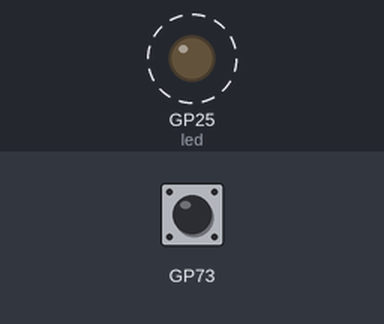
A program run on a simulated Raspberry Pi Pico running MicroPython. Shown: output pins drawn as LEDs (lit = HIGH). Dashed ring = blinking.

Above: at 0.2 s.
Timing chart, 0 to 3.0 s (numbered marks = the images above):
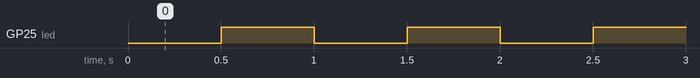

The program:

t15_freq_change.py
```python
from rp2 import bootsel_button
from machine import Pin, Timer
import time
import micropython

initial_period = 500
period = initial_period
period_decrement = 200

led = Pin("LED", Pin.OUT)
def tick(timer):
    global led
    led.toggle()

tim = Timer()
tim.init(period=period, mode=Timer.PERIODIC, callback=tick)

def next_freq(the_timer):
    global period
    period -= period_decrement
    if period <= 0:
        period = initial_period
    the_timer.init(period=period, mode=Timer.PERIODIC, callback=tick)

# code pattern from task 8
while True:
    newstate = bootsel_button()
    if newstate ==  True and oldstate == False:
        micropython.schedule(next_freq, tim)
    oldstate = newstate
```

Measured:
- by itself, GP25 (led): alternates HIGH for 0.50 s and LOW for 0.50 s
